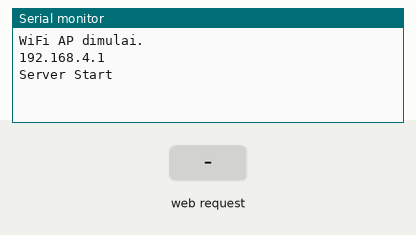
A sketch run on a simulated ESP32. Parts: the last lines printed to the serial monitor. The inputs (shaded band) are chosen by the test bench.

Above: at 1.2 s.
1.3 s: HTTP request GET /cmd?val=1 received
At 1.9 s:
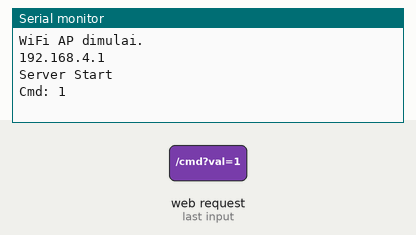
2.8 s: HTTP request GET /speed?val=1 received
At 4.2 s:
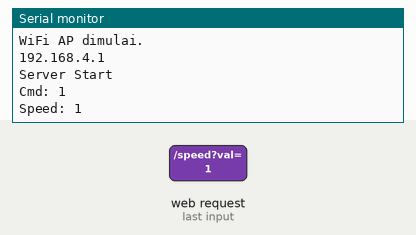

Measured:
- after the input at 1.3 s, the serial monitor: prints a new line at once (image 1)
- after the input at 2.8 s, the serial monitor: prints a new line at once (image 2)

The sketch:

Esp32.ino
```cpp
#include <WiFi.h>
#include <WebServer.h>

// ================= KONFIGURASI WIFI =================
const char* ssid = "Robot_Controller";
const char* password = "12345678";

WebServer server(80);

// Definisi Pin Serial ke Nano (RX=16, TX=17)
#define RXD2 16
#define TXD2 17

// ================= HTML & CSS =================
// Konten HTML dipisahkan ke file index.h
#include "index.h"

// --- Handler Perintah ---
void handleCommand() {
  if (server.hasArg("val")) {
    String val = server.arg("val");
    char cmd = val.charAt(0);

    Serial2.print(cmd); // Kirim ke Nano
    Serial.print("Cmd: "); Serial.println(cmd);
    server.send(200, "text/plain", "OK");
  } else {
    server.send(400, "text/plain", "Bad Request");
  }
}

// --- Handler Speed Slider ---
void handleSpeed() {
  if (server.hasArg("val")) {
    String speedVal = server.arg("val");
    int speed = speedVal.toInt();
    speed = constrain(speed, 0, 255);

    Serial2.print("V");
    Serial2.println(speed);

    Serial.print("Speed: "); Serial.println(speed);
    server.send(200, "text/plain", "OK");
  } else {
    server.send(400, "text/plain", "Bad Request");
  }
}

void setup() {
  Serial.begin(115200);

  // Inisialisasi Serial ke Nano
  Serial2.begin(9600, SERIAL_8N1, RXD2, TXD2);

  WiFi.softAP(ssid, password);
  Serial.println("WiFi AP dimulai.");
  Serial.println(WiFi.softAPIP());

  server.on("/", [](){ server.send_P(200, "text/html", index_html); });
  server.on("/cmd", handleCommand);
  server.on("/speed", handleSpeed);

  server.begin();
  Serial.println("Server Start");
}

void loop() {
  server.handleClient();
}
```

index.h
```cpp
// ================= HTML & CSS =================
// Dipisahkan dari Esp32.ino agar lebih mudah dibaca

const char index_html[] PROGMEM = R"rawliteral(
<!DOCTYPE html>
<html>
<head>
  <meta charset="UTF-8">
  <meta name="viewport" content="width=device-width, initial-scale=1, user-scalable=no">
  <title>TRANSPORTER BOT CONTROLLER</title>
  <style>
    /* --- RESET & ANTI-SELECT (PENTING!) --- */
    * {
      -webkit-touch-callout: none;
      -webkit-user-select: none;
      -khtml-user-select: none;
      -moz-user-select: none;
      -ms-user-select: none;
      user-select: none;
      touch-action: none;
    }

    body {
      font-family: 'Segoe UI', sans-serif;
      background-color: #1a1a1a;
      color: white;
      margin: 0; padding: 0;
      overflow: hidden;
    }

    .header-title {
      position: absolute;
      top: 10px;
      width: 100%;
      text-align: center;
      font-size: 18px;
      font-weight: bold;
      color: #f39c12;
      text-shadow: 2px 2px 4px #000;
      z-index: 50;
      pointer-events: none;
    }

    #main-container {
      display: none;
      width: 100vw; height: 100vh;
      flex-direction: row; justify-content: space-between; align-items: center;
      padding: 0 40px; box-sizing: border-box;
      padding-top: 30px;
    }

    #fs-toggle {
      position: absolute;
      top: 10px; right: 10px;
      background: #333; border: 1px solid #555;
      color: white; border-radius: 5px;
      width: 35px; height: 35px;
      font-size: 20px; cursor: pointer;
      z-index: 100;
      pointer-events: auto;
    }

    .control-pad { display: grid; grid-template-columns: repeat(3, 80px); grid-template-rows: repeat(3, 80px); gap: 5px; }

    .speed-control {
      display: flex; flex-direction: column; align-items: center; justify-content: center;
      gap: 10px; width: 200px;
      background: rgba(255,255,255,0.05); padding: 15px; border-radius: 15px;
    }
    input[type=range] { -webkit-appearance: none; width: 100%; height: 15px; border-radius: 5px; background: #555; outline: none; pointer-events: auto; }
    input[type=range]::-webkit-slider-thumb { -webkit-appearance: none; appearance: none; width: 25px; height: 25px; border-radius: 50%; background: #3498db; cursor: pointer; }

    .action-pad { display: grid; grid-template-columns: repeat(3, 80px); grid-template-rows: repeat(3, 80px); gap: 5px; }

    button {
      border-radius: 12px; border: none; font-size: 28px; cursor: pointer; color: white;
      box-shadow: 0 4px 6px rgba(0,0,0,0.3); transition: transform 0.1s;
      -webkit-tap-highlight-color: transparent;
      pointer-events: auto;
    }
    button:active { transform: scale(0.95); box-shadow: 0 2px 3px rgba(0,0,0,0.2); }

    .btn-move { width: 80px; height: 80px; background: linear-gradient(145deg, #3498db, #2980b9); }
    .btn-stop { width: 80px; height: 80px; background: linear-gradient(145deg, #e74c3c, #c0392b); font-size: 20px; }
    .btn-servo { width: 80px; height: 80px; background: linear-gradient(145deg, #2ecc71, #27ae60); font-size: 16px; font-weight: bold; }

    .btn-calib {
      width: 80px; height: 80px;
      background: linear-gradient(145deg, #f39c12, #d35400);
      font-size: 16px; font-weight: bold; letter-spacing: 1px;
    }

    .up { grid-column: 2; grid-row: 1; }
    .left { grid-column: 1; grid-row: 2; }
    .stop { grid-column: 2; grid-row: 2; }
    .right { grid-column: 3; grid-row: 2; }
    .down { grid-column: 2; grid-row: 3; }

    .servo-up { grid-column: 2; grid-row: 1; }
    .servo-left { grid-column: 1; grid-row: 2; }
    .servo-center { grid-column: 2; grid-row: 2; }
    .servo-right { grid-column: 3; grid-row: 2; }
    .servo-down { grid-column: 2; grid-row: 3; }

    #portrait-warning {
      position: fixed; top: 0; left: 0; width: 100%; height: 100%;
      background: #000; display: flex; flex-direction: column;
      justify-content: center; align-items: center; z-index: 9999;
    }
    #start-btn { padding: 15px 30px; font-size: 20px; background: #27ae60; border: none; border-radius: 10px; color: white; margin-top: 20px; pointer-events: auto;}

    @media screen and (orientation: landscape) {
      #portrait-warning { display: none; }
      #main-container { display: flex; }
    }
    @media screen and (orientation: portrait) {
      #portrait-warning { display: flex; }
      #main-container { display: none; }
    }
  </style>
</head>
<body>

  <div id="portrait-warning">
    <h1>⚠️ ROTATE DEVICE ⚠️</h1>
    <p>Please turn your phone to LANDSCAPE</p>
    <button id="start-btn" onclick="goFullscreen()">START OPREC RDC</button>
  </div>

  <div class="header-title">
    REMOTE CONTROLLER<br>OPREC RDC UAD
  </div>

  <button id="fs-toggle" onclick="toggleFullscreen()">&#x26F6;</button>

  <div id="main-container">

    <div class="control-pad">
      <button class="btn-move up" ontouchstart="send('F')" ontouchend="send('P')">&#9650;</button>
      <button class="btn-move left" ontouchstart="send('R')" ontouchend="send('P')">&#9664;</button>
      <button class="btn-stop stop" onclick="send('P')">&#9632;</button>
      <button class="btn-move right" ontouchstart="send('L')" ontouchend="send('P')">&#9654;</button>
      <button class="btn-move down" ontouchstart="send('B')" ontouchend="send('P')">&#9660;</button>
    </div>

    <div class="speed-control">
      <label>MOTOR SPEED</label>
      <input type="range" min="0" max="255" value="140" id="pwmSlider" oninput="updateSpeed(this.value)" onchange="sendSpeed(this.value)">
      <label style="font-size: 20px; font-weight: bold;" id="speed-val">140</label>
    </div>

    <div class="action-pad">
      <button class="btn-servo servo-up" onclick="send('T')">LIFT<br>&#9650;</button>
      <button class="btn-servo servo-left" onclick="send('C')">GRIP<br>OPEN</button>
      <button class="btn-calib servo-center" onclick="send('A')">CALIB</button>
      <button class="btn-servo servo-right" onclick="send('S')">GRIP<br>CLOSE</button>
      <button class="btn-servo servo-down" onclick="send('X')">LIFT<br>&#9660;</button>
    </div>

  </div>

<script>
  document.addEventListener('contextmenu', event => event.preventDefault());

  function goFullscreen() {
    var elem = document.documentElement
    if (elem.requestFullscreen) { elem.requestFullscreen(); }
    else if (elem.webkitRequestFullscreen) { elem.webkitRequestFullscreen(); }
  }

  function toggleFullscreen() {
    if (!document.fullscreenElement) {
      goFullscreen();
    } else {
      if (document.exitFullscreen) { document.exitFullscreen(); }
    }
  }

  function send(cmd) {
    var xhr = new XMLHttpRequest();
    xhr.open("GET", "/cmd?val=" + cmd, true);
    xhr.send();
  }

  function updateSpeed(val) {
    document.getElementById('speed-val').innerText = val;
  }

  function sendSpeed(val) {
    var xhr = new XMLHttpRequest();
    xhr.open("GET", "/speed?val=" + val, true);
    xhr.send();
  }
</script>
</body>
</html>
)rawliteral";
```
